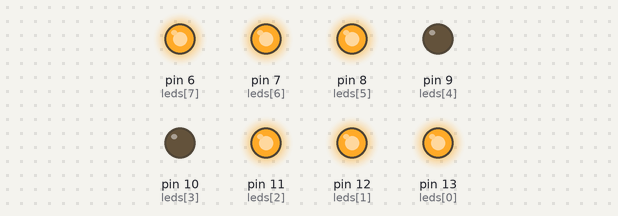
Recording of a sketch running on a simulated Arduino Uno, built with avr-gcc and run on an emulated ATmega328P. On the bench: output pins drawn as LEDs (lit = HIGH).

Above: at 0.5 s.
At 2.5 s:
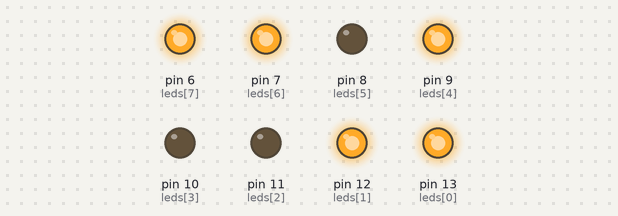
At 3.5 s:
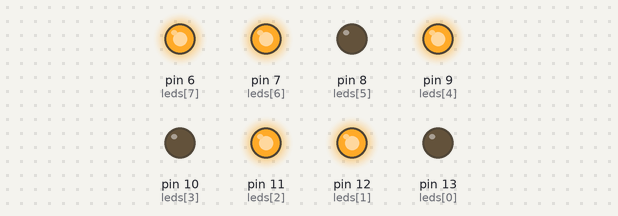
At 5.5 s:
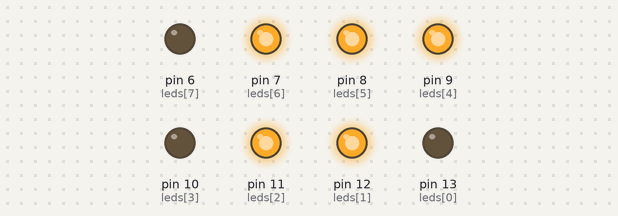
At 8.5 s:
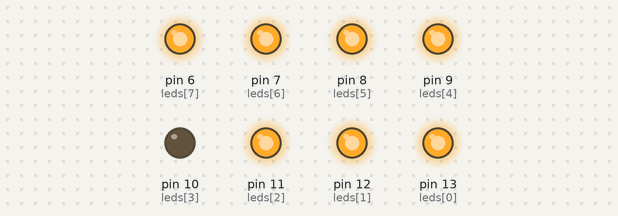
At 11.5 s:
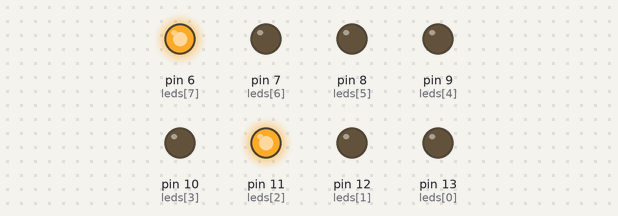
Timing chart, 0 to 13.0 s (numbered marks = the images above):
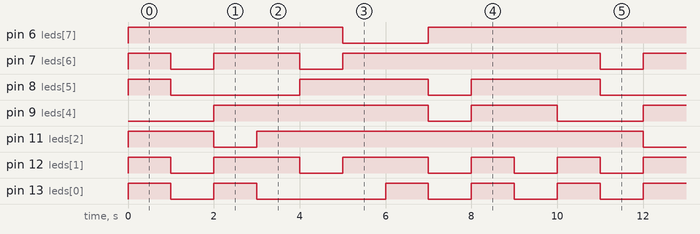

The sketch:

display.ino
```cpp
int i, y, x;

int leds[8] = {13, 12, 11, 10, 9, 8, 7, 6};

char nums[10][8] = {
//  0      1     2    3      4    5     6      7
  {HIGH, HIGH, HIGH,  LOW,  LOW, HIGH, HIGH, HIGH}, // 0
  { LOW,  LOW, HIGH,  LOW,  LOW,  LOW,  LOW, HIGH}, // 1
  {HIGH, HIGH,  LOW,  LOW, HIGH,  LOW, HIGH, HIGH}, // 2
  { LOW, HIGH, HIGH,  LOW, HIGH,  LOW, HIGH, HIGH}, // 3
  { LOW,  LOW, HIGH,  LOW, HIGH, HIGH,  LOW, HIGH}, // 4
  { LOW, HIGH, HIGH,  LOW, HIGH, HIGH, HIGH,  LOW}, // 5
  {HIGH, HIGH, HIGH,  LOW, HIGH, HIGH, HIGH,  LOW}, // 6
  { LOW,  LOW, HIGH,  LOW,  LOW,  LOW, HIGH, HIGH}, // 7
  {HIGH, HIGH, HIGH,  LOW, HIGH, HIGH, HIGH, HIGH}, // 8
  { LOW,  LOW, HIGH,  LOW, HIGH, HIGH, HIGH, HIGH}  // 9
};

void setup() {
  for (i = 0; i < 8; i++) {
    pinMode(leds[i], OUTPUT);
  }
}

void loop() {
  for (y = 0; y < 10; y++) {
    for (x = 0; x < 8; x++) {
      digitalWrite(leds[x], nums[y][x]);
    }
    delay(1000);
  }
}
```

Measured:
- by itself, pin 6 (leds[7]): repeats every 10.0 s: LOW 2.0 s, HIGH 8.0 s
- by itself, pin 7 (leds[6]): repeats every 10.0 s: LOW 1.0 s, HIGH 2.0 s, LOW 1.0 s, HIGH 6.0 s
- by itself, pin 8 (leds[5]): repeats every 10.0 s: LOW 3.0 s, HIGH 3.0 s, LOW 1.0 s, HIGH 3.0 s
- by itself, pin 9 (leds[4]): repeats every 10.0 s: LOW 1.0 s, HIGH 2.0 s, LOW 2.0 s, HIGH 5.0 s
- by itself, pin 11 (leds[2]): repeats every 10.0 s: LOW 1.0 s, HIGH 9.0 s
- by itself, pin 12 (leds[1]): repeats every 10.0 s: 2 × (LOW 1.0 s, HIGH 2.0 s), 2 × (LOW 1.0 s, HIGH 1.0 s)
- by itself, pin 13 (leds[0]): repeats every 10.0 s: LOW 1.0 s, HIGH 1.0 s, LOW 3.0 s, 2 × (HIGH 1.0 s, LOW 1.0 s), HIGH 1.0 s
